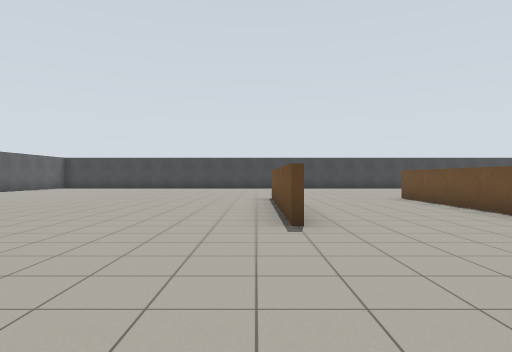
view 1 (above)

23 first-person views from a walk through a world built for the Gazebo simulator. The camera is 1.2 m above the floor, looks level and sees 75° across. The floor is counted in squares, 2 m on a side. Each view is taken from the middle of a square. On the plan, view 1 faces up. The plan holds only what a view shows up to about 9 squares ahead; the rest is blank.

view 2
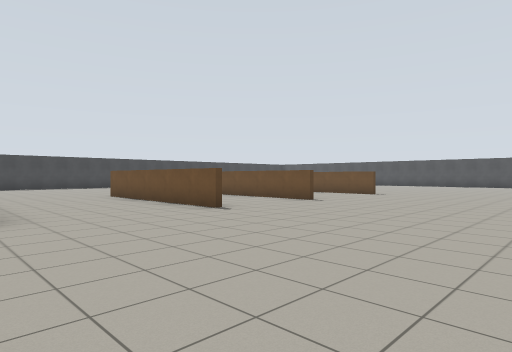

view 3
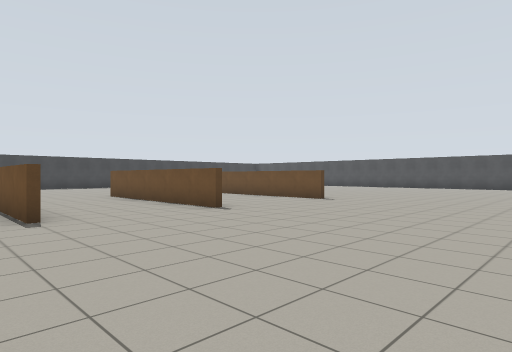

view 4
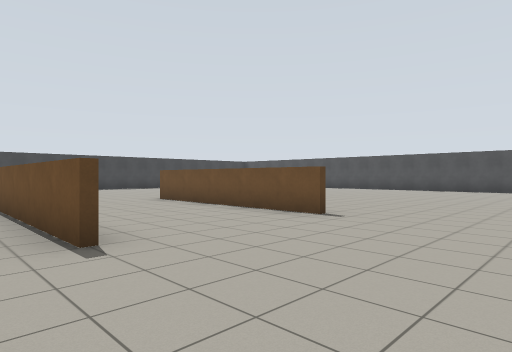

view 5
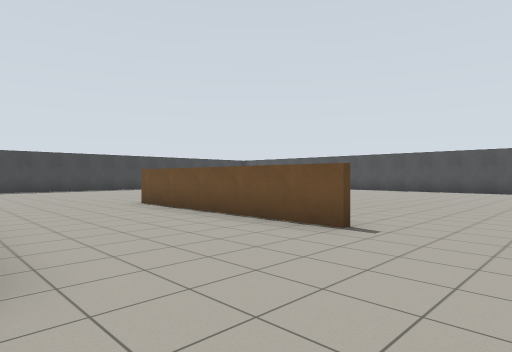

view 6
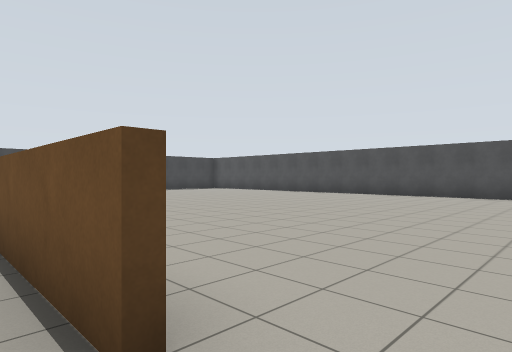

view 7
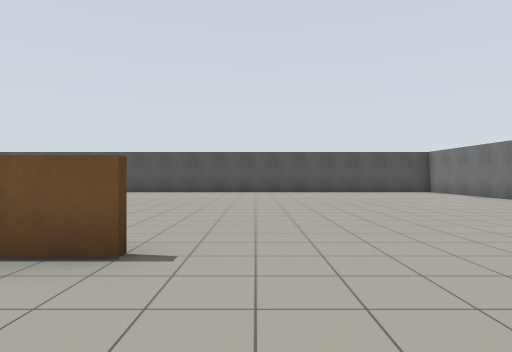

view 8
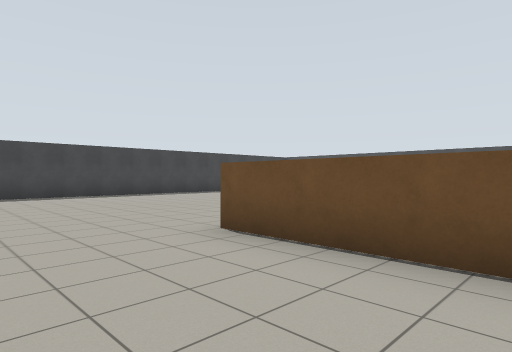

view 9
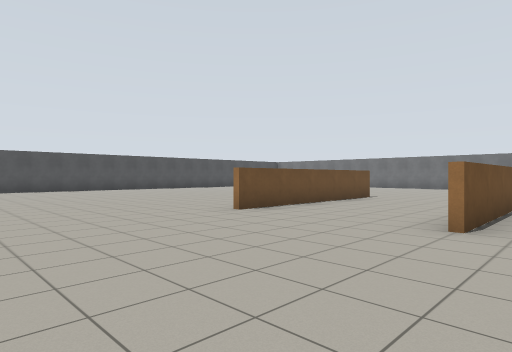

view 10
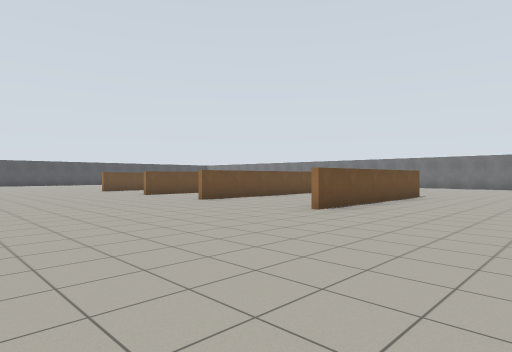

view 11
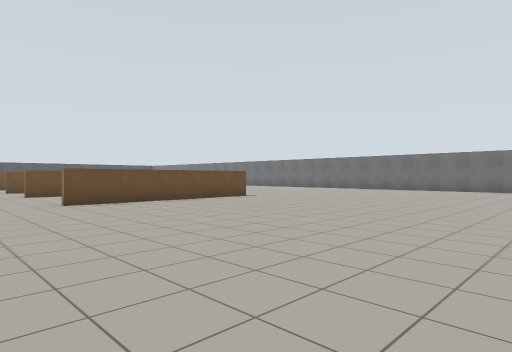

view 12
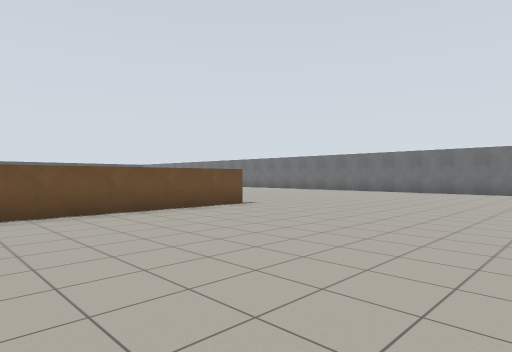

view 13
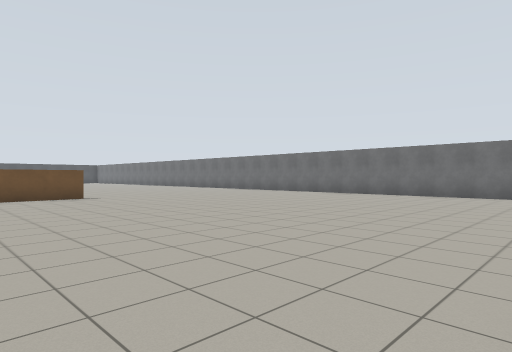

view 14
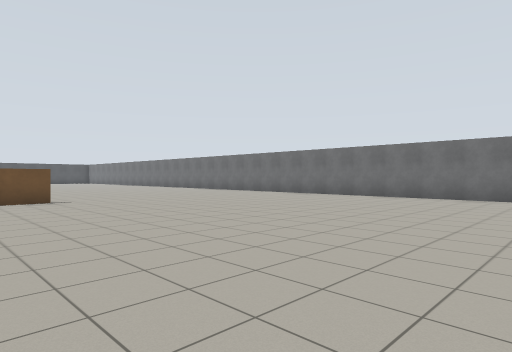

view 15
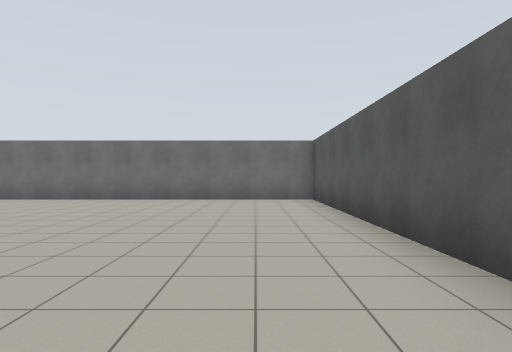

view 16
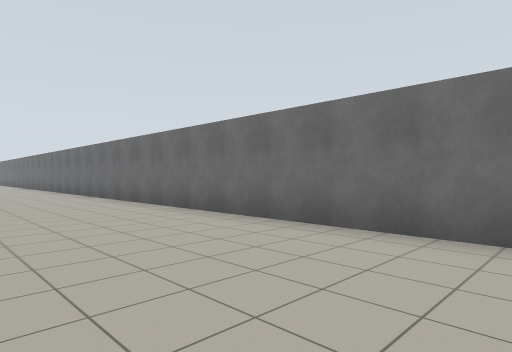

view 17
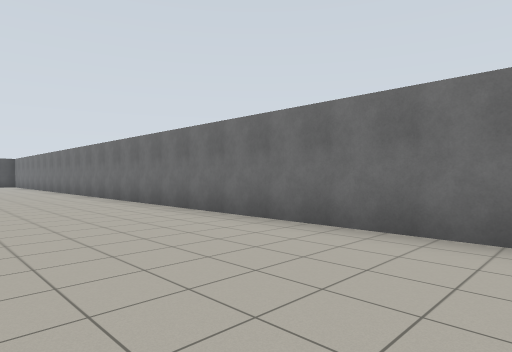

view 18
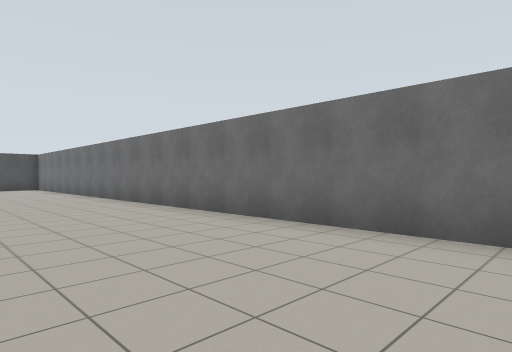

view 19
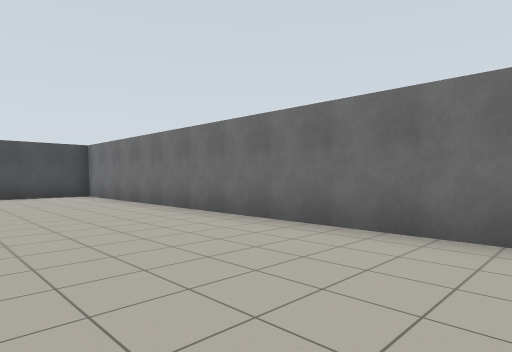

view 20
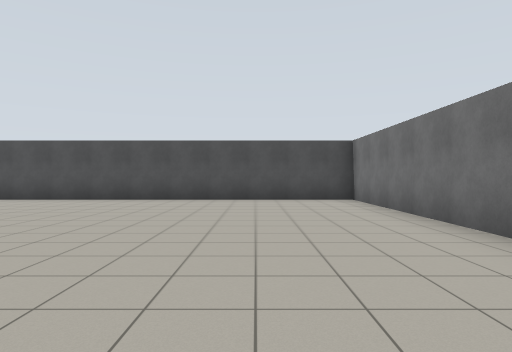

view 21
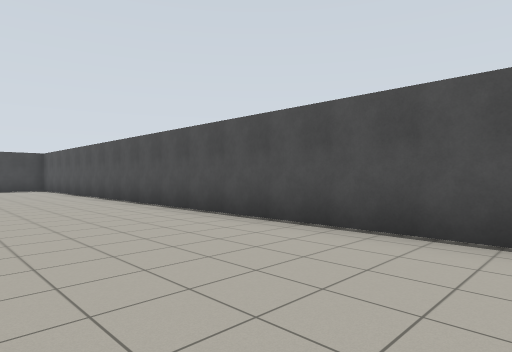

view 22
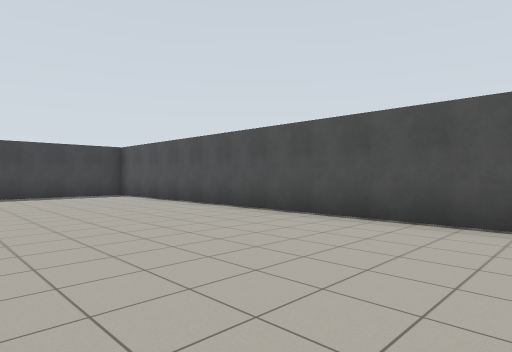

view 23
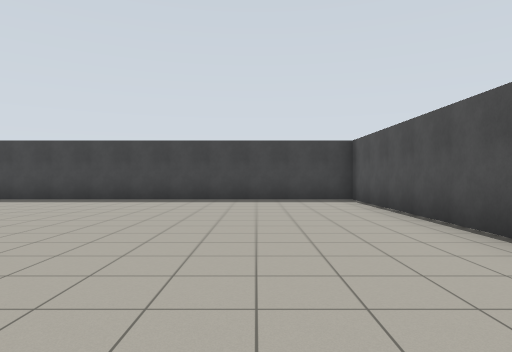

### Floor plan
Points are (right, up) in squares from view 1. A wall is a line through its corners. A room is listed if a view was taken in it or the views show most of it. See-through windows are left out.
Room 1 (views 1, 2, 3, 4, 5, 6, 7, 8, 9, 10, 11, 12, 13, 14, 15, 16, 17, 18, 19, 20, 21, 22, 23)
walls: (6.9, 4) (6.9, 9); (3.9, 4) (3.9, 9); (10.4, 3.9) (10.4, 9); (0.4, 3.9) (0.4, 9); (-9.5, 3.1) (-9.5, -3.5) (20.5, -3.5) (20.5, 16.4) (9.4, 16.4)

Positions as (right, up) in squares from view 1, and headings:
1: (0, 0), facing up
2: (0, -1), facing up-right
3: (3, -1), facing up-right
4: (6, 1), facing up-right
5: (7, 2), facing up-right
6: (10, 3), facing up-right
7: (8, 3), facing right
8: (8, 6), facing up-right
9: (6, 13), facing down-right
10: (-3, 14), facing down-right
11: (-7, 11), facing down-right
12: (-5, 9), facing down-right
13: (-9, 7), facing down-right
14: (-8, 6), facing down-right
15: (-8, 5), facing down
16: (-7, 0), facing down-right
17: (-1, 0), facing down-right
18: (4, 0), facing down-right
19: (10, 0), facing down-right
20: (12, -1), facing right
21: (17, 1), facing up-right
22: (16, 6), facing up-right
23: (18, 8), facing up
